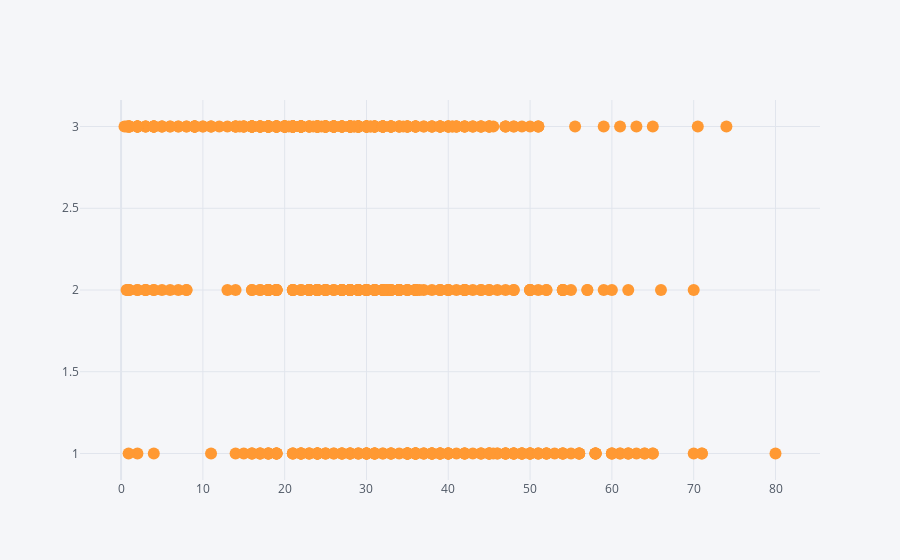

Source (notebook cell):
### Code cell
ds.iplot(x='age',y='pclass', mode='markers')

### Figure 1 — Plotly figure (JSON) as saved in the notebook; plotly's stock layout.template omitted (floating-point values rounded to 4 significant figures; data arrays with more than 128 entries replaced by an {"elided": "..."} marker saying what was removed)
{"data": [{"line": {"color": "rgba(255, 153, 51, 1.0)", "dash": "solid", "shape": "linear", "width": 1.3}, "marker": {"size": 12, "symbol": "circle"}, "mode": "markers", "name": "pclass", "text": "", "type": "scatter", "x": {"elided": "891 float values"}, "y": {"elided": "891 int values"}}], "layout": {"legend": {"bgcolor": "#F5F6F9", "font": {"color": "#4D5663"}}, "paper_bgcolor": "#F5F6F9", "plot_bgcolor": "#F5F6F9", "title": {"font": {"color": "#4D5663"}}, "xaxis": {"gridcolor": "#E1E5ED", "showgrid": true, "tickfont": {"color": "#4D5663"}, "title": {"font": {"color": "#4D5663"}, "text": ""}, "zerolinecolor": "#E1E5ED"}, "yaxis": {"gridcolor": "#E1E5ED", "showgrid": true, "tickfont": {"color": "#4D5663"}, "title": {"font": {"color": "#4D5663"}, "text": ""}, "zerolinecolor": "#E1E5ED"}}}
